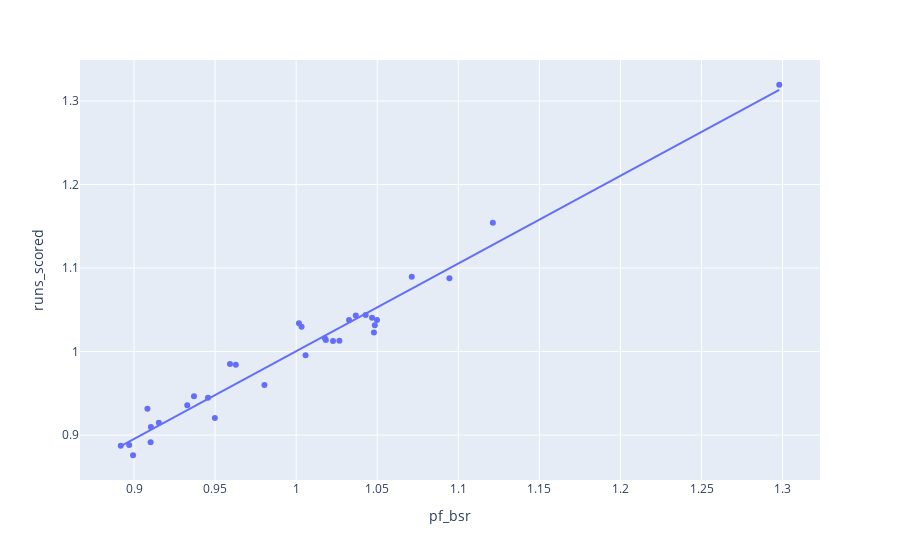

Write notebook code for a chart like this one.
### Code cell
# How does the composite BaseRuns-based pf do against runs/PA?
px.scatter(pfs.reset_index(), y='runs_scored', x='pf_bsr', trendline="ols", hover_name='park_id')

### Figure 1 — Plotly figure (JSON) as saved in the notebook; plotly's stock layout.template omitted (floating-point values rounded to 4 significant figures)
{"data": [{"hovertemplate": "<b>%{hovertext}</b><br><br>pf_bsr=%{x}<br>runs_scored=%{y}<extra></extra>", "hovertext": ["ANA01", "ARL02", "ATL02", "ATL03", "BAL12", "BOS07", "CHI11", "CHI12", "CIN09", "CLE08", "DEN02", "DET05", "HOU03", "KAN06", "LOS03", "MIA01", "MIA02", "MIL06", "MIN04", "NYC20", "NYC21", "OAK01", "PHI13", "PHO01", "PIT08", "SAN02", "SEA03", "SFO03", "STL10", "STP01", "TOR02", "WAS11"], "legendgroup": "", "marker": {"color": "#636efa", "symbol": "circle"}, "mode": "markers", "name": "", "orientation": "v", "showlegend": false, "type": "scatter", "x": [0.9153, 1.121, 0.9592, 1.002, 1.047, 1.095, 1.018, 1.027, 1.05, 1.018, 1.298, 1.033, 0.9804, 1.003, 0.9498, 0.9628, 0.9083, 1.043, 1.023, 0.8918, 1.037, 0.9328, 1.006, 1.071, 0.9456, 0.9102, 0.897, 0.8994, 0.937, 0.9104, 1.049, 1.048], "xaxis": "x", "y": [0.9148, 1.154, 0.985, 1.034, 1.041, 1.088, 1.016, 1.013, 1.038, 1.014, 1.319, 1.038, 0.9599, 1.03, 0.9206, 0.9843, 0.9314, 1.044, 1.013, 0.8873, 1.043, 0.9358, 0.9956, 1.09, 0.9448, 0.8914, 0.8882, 0.8758, 0.9464, 0.9098, 1.032, 1.023], "yaxis": "y"}, {"hovertemplate": "<b>OLS trendline</b><br>runs_scored = 1.04995 * pf_bsr + -0.0495461<br>R<sup>2</sup>=0.964226<br><br>pf_bsr=%{x}<br>runs_scored=%{y} <b>(trend)</b><extra></extra>", "legendgroup": "", "marker": {"color": "#636efa", "symbol": "circle"}, "mode": "lines", "name": "", "showlegend": false, "type": "scatter", "x": [0.8918, 0.897, 0.8994, 0.9083, 0.9102, 0.9104, 0.9153, 0.9328, 0.937, 0.9456, 0.9498, 0.9592, 0.9628, 0.9804, 1.002, 1.003, 1.006, 1.018, 1.018, 1.023, 1.027, 1.033, 1.037, 1.043, 1.047, 1.048, 1.049, 1.05, 1.071, 1.095, 1.121, 1.298], "xaxis": "x", "y": [0.8868, 0.8923, 0.8948, 0.9041, 0.9061, 0.9063, 0.9115, 0.9299, 0.9342, 0.9433, 0.9477, 0.9575, 0.9613, 0.9799, 1.002, 1.004, 1.006, 1.019, 1.02, 1.024, 1.028, 1.035, 1.039, 1.045, 1.05, 1.051, 1.051, 1.053, 1.075, 1.1, 1.128, 1.313], "yaxis": "y"}], "layout": {"legend": {"tracegroupgap": 0}, "margin": {"t": 60}, "xaxis": {"anchor": "y", "domain": [0, 1], "title": {"text": "pf_bsr"}}, "yaxis": {"anchor": "x", "domain": [0, 1], "title": {"text": "runs_scored"}}}}
